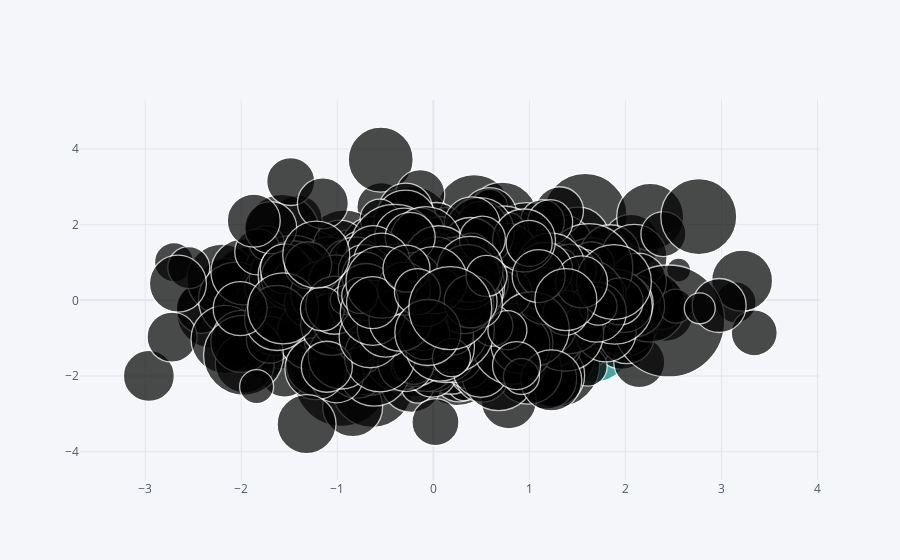

Source (notebook cell):
### Code cell
df.iplot(kind='bubble',x='A',y='B',size='C')

### Figure 1 — Plotly figure (JSON) as saved in the notebook; plotly's stock layout.template omitted (floating-point values rounded to 4 significant figures; data arrays with more than 128 entries replaced by an {"elided": "..."} marker saying what was removed)
{"data": [{"marker": {"color": ["rgb(255, 153, 51)", "rgb(55, 128, 191)", "rgb(50, 171, 96)", "rgb(128, 0, 128)", "rgb(219, 64, 82)", "rgb(0, 128, 128)", "rgb(255, 255, 51)", "rgb(128, 128, 0)", "rgb(251, 128, 114)", "rgb(128, 177, 211)"], "line": {"width": 1.3}, "size": {"elided": "1000 int values"}, "symbol": "circle"}, "mode": "markers", "text": "", "type": "scatter", "x": {"elided": "1000 float values"}, "y": {"elided": "1000 float values"}}], "layout": {"legend": {"bgcolor": "#F5F6F9", "font": {"color": "#4D5663"}}, "paper_bgcolor": "#F5F6F9", "plot_bgcolor": "#F5F6F9", "title": {"font": {"color": "#4D5663"}}, "xaxis": {"gridcolor": "#E1E5ED", "showgrid": true, "tickfont": {"color": "#4D5663"}, "title": {"font": {"color": "#4D5663"}, "text": ""}, "zerolinecolor": "#E1E5ED"}, "yaxis": {"gridcolor": "#E1E5ED", "showgrid": true, "tickfont": {"color": "#4D5663"}, "title": {"font": {"color": "#4D5663"}, "text": ""}, "zerolinecolor": "#E1E5ED"}}}
